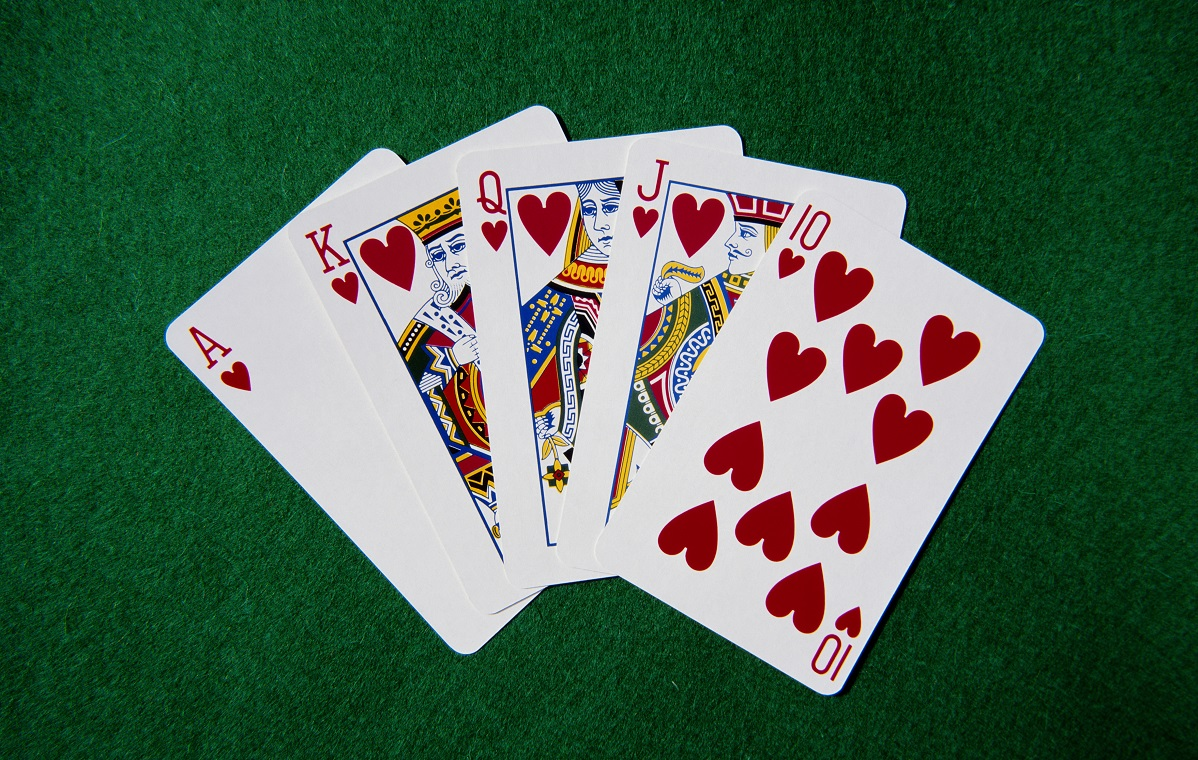
#> input picture warp/card.jpg, 1198 x 760 px, found by its file name
$ python warpCV2.py
#> lines starting #> are read from the running program, lines starting #| are printed output that depends on the picture
"""
Advanced Cv2
"""
import cv2
import numpy as np

img = cv2.imread("card.jpg")
#> img is the input picture: shape (760, 1198, 3); mean B, G, R 80, 101.5, 73.9

width, height= 250,350
#warping the image out of an image
#defining the corners or cordinates of the image we want
pt1 = np.float32([[811,191],[1044,332],[596,561],[832,693]])
#defininf cordinates to display them straight
pt2 = np.float32([[0,0],[width,0],[0,height],[width,height]])
matrix = cv2.getPerspectiveTransform(pt1,pt2)
imgOutput = cv2.warpPerspective(img,matrix,(width,height))
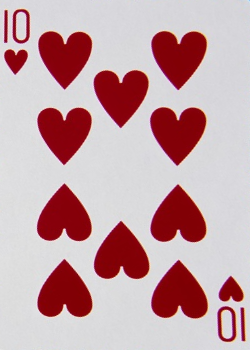
#> imgOutput: shape (350, 250, 3); mean B, G, R 166.2, 161.7, 196.7

cv2.imshow("Card",img)
cv2.imshow("Warp Image",imgOutput)
cv2.waitKey(0)
